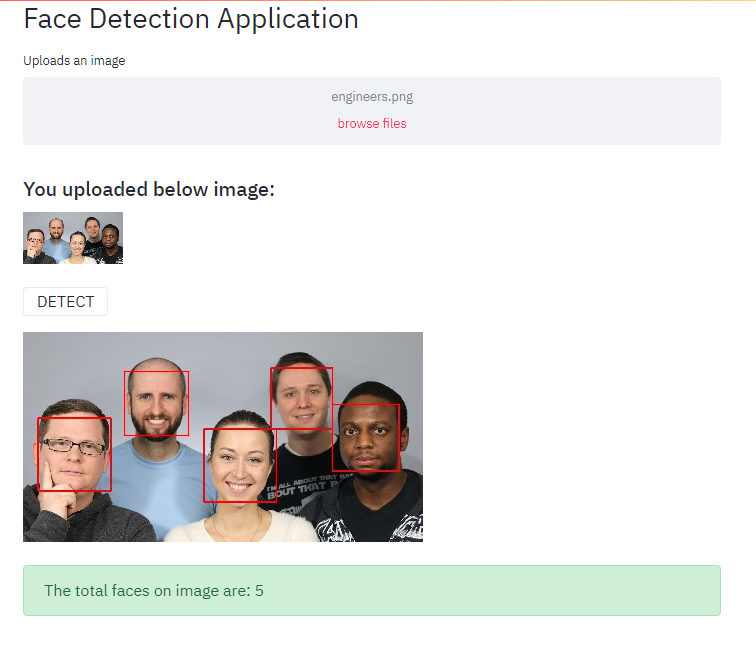
#> input picture images/app.PNG, 756 x 646 px
$ python -i app.py   (imports and definitions only)
#> lines starting #> are read from the running program, lines starting #| are printed output that depends on the picture; after the words box and inside, x2 and y2 are one past the last pixel; in counts of white or black regions, pixels touching at a corner belong together
#> further down, picture is the input picture: shape (646, 756, 3); mean B, G, R 226, 227.9, 228.4
import streamlit as st
import cv2
import numpy as np
from PIL import Image
from time import sleep

# [1 line not run here, left out]

@st.cache
def load_image(img):
	im = Image.open(img)
	return im


face_cascade = cv2.CascadeClassifier('haarcascade_frontalface_default.xml')
def detect_faces(image):
    new_img = np.array(image)
    img = cv2.cvtColor(new_img,1)
    gray = cv2.cvtColor(new_img,cv2.COLOR_BGR2GRAY)
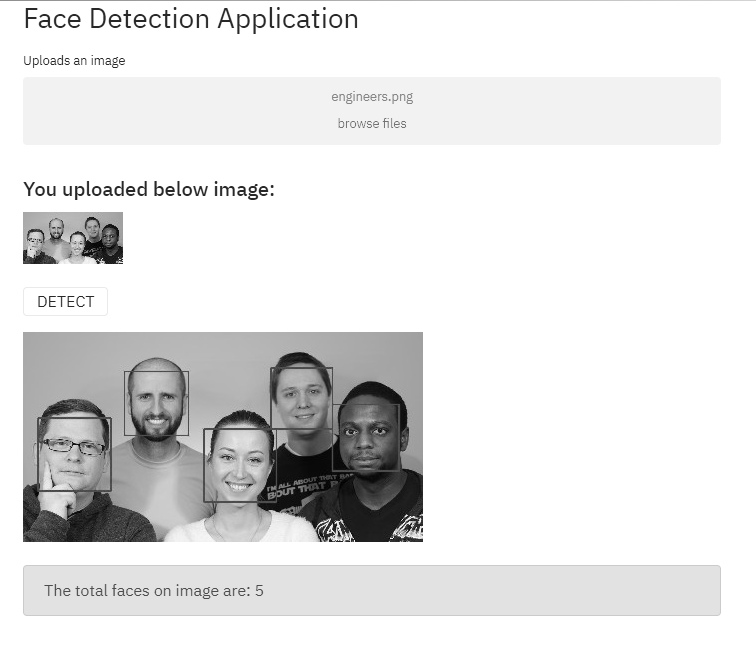
#> gray: shape (646, 756); min 1, max 255, mean 227.9
    faces = face_cascade.detectMultiScale(gray,1.3,5)
#> faces = [[272, 368, 63, 63], [126, 372, 62, 62], [334, 407, 61, 61], [205, 429, 74, 74], [36, 417, 77, 77]]
    for (x,y,w,h) in faces:
        cv2.rectangle(img,(x,y),(x+w,y+h),(255,0,0),3)
#> this loop made 5 passes
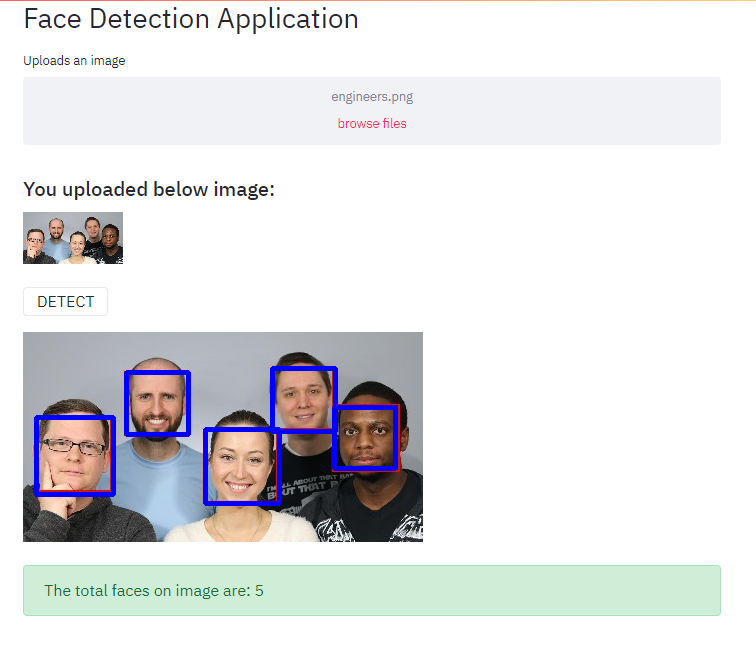
#> img: shape (646, 756, 3); 1.33% of pixels changed, all inside (x1, y1, x2, y2) = (34, 366, 398, 506)
    return img,faces

def main():
    st.header('Face Detection Application')
    img = st.file_uploader("Uploads an image",type=['jpg','png','jpeg'])

    if img is not None:
        my_image = load_image(img)
        st.subheader('You uploaded below image: ')
        st.image(my_image,width=100)


    if st.button("DETECT"):
        if img is not None:
            final_img,final_faces = detect_faces(my_image)
            st.image(final_img,width=400)
            st.success("The total faces on image are: {}".format(len(final_faces)))
            sleep(2)
            st.balloons()
        if img is None:
            st.warning('Please upload image')


    if st.button('About me'):
        st.markdown('Follow me on Github: [Midha Tahir](https://github.com/MidhaTahir/)')


# [2 lines not run here, left out]

>>> import cv2
>>> picture = cv2.imread('images/app.PNG')
>>> result = detect_faces(picture)
